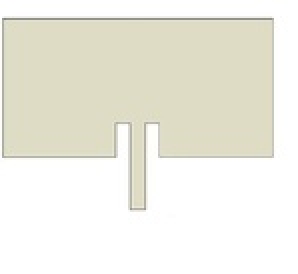
%> input picture 6.jpg, 149 x 137 px, shrunk from 500 x 460 before the run (shown 2 times larger)
$ octave CA.m   (GNU Octave 9; MATLAB toolbox functions it lacks are replaced by stand-ins)
%> lines starting %> are read from the running program, lines starting %| are printed output that depends on the picture; in (x1, y1, x2, y2) boxes, pixels count from 0 and x2, y2 are one past the last pixel; in counts of white or black regions, pixels touching at a corner belong together; the program's own positions count from 1
%% 学长的代码提取角点图。MATLAB直接调用宏来处理CST的命令

clc;
clear;
close all;

% 读取图片
src = imread('6.jpg');
%> src is the input picture: size 137x149x3 uint8; mean R, G, B 238.2, 237.3, 226.8

% 显示原图像
imshow(src);
title('原图像');

% 用ostu方法获取二值化阈值，进行二值化并进行显示
level = graythresh(src);
%> level = 0.91
bw = im2bw(src,level);
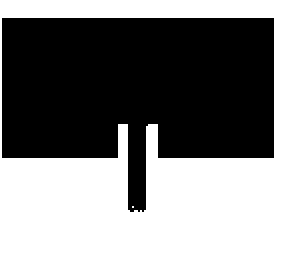
%> bw: size 137x149 logical (shown 2 times larger); 53.1% white; 1 black region, box (x1, y1, x2, y2) and area: (1, 9, 137, 106) 9571

%% 起初噪点
se = strel('disk',1);
openbw = imopen(bw,se);
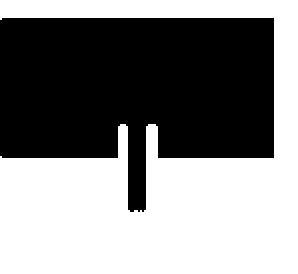
%> openbw: size 137x149 logical (shown 2 times larger); 52.8% white; 1 black region, box (x1, y1, x2, y2) and area: (0, 9, 137, 106) 9643
figure(1);
imshow(openbw),title('去噪声二值化图');

%% 获取边界
bw1 = edge(openbw,'canny',[0 , 50/256]);
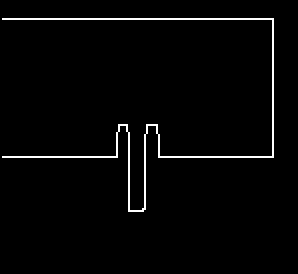
%> bw1: size 137x149 logical (shown 2 times larger); 2.2% white in thin lines or dots, all inside (x1, y1, x2, y2) = (1, 9, 137, 106)
dilateElement = strel('square',2);
bw2 = imdilate(bw1, dilateElement);
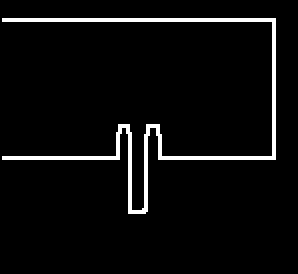
%> bw2: size 137x149 logical (shown 2 times larger); 4.5% white in thin lines or dots, all inside (x1, y1, x2, y2) = (1, 9, 138, 107)
figure(2);
imshow(bw2),title('边缘图');

%% 在笛卡尔坐标系计算边界
B = bwboundaries(bw2);
%> B = 1 boundary; box (x1, y1, x2, y2) and points: (1, 9, 138, 107) 899
xmax = max(B{1}(:,1));
%> xmax = 107
xmin = min(B{1}(:,1));
%> xmin = 10
ymax = max(B{1}(:,2));
%> ymax = 138
ymin = min(B{1}(:,2));
%> ymin = 2


%% 创建角点图
figure(3);
C = detectHarrisFeatures(openbw);
%> C = 11 points; strongest (x, y): (67, 106), (62, 63), (59, 79), (80, 79), (137, 10)
imshow(src),title('Corner角点图'),
hold on
plot(C.Location(:,1), C.Location(:,2), 'r*');
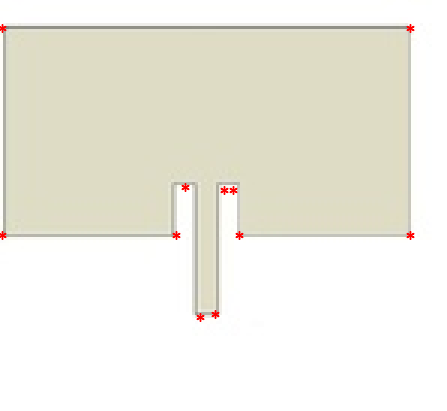
%> figure redrawn from the program's plot data; shown 3 times larger; its title reads 'Corner角点图'

%% 通过输入坐标来创建天线
fileName = '.\position file\p.txt';
xyD = [C.Location(:,1) C.Location(:,2)];
%> xyD = [1 10; 1 79; 59 79; 62 63; 67 106; 72 105; 75 64; 78 64; 80 79; 137 10; 137 79]
% Write data to text file
P = (xyD);
%> P has the same summary as xyD
P = [P ; P(1,:)];
%> P = [1 10; 1 79; 59 79; 62 63; 67 106; 72 105; 75 64; 78 64; 80 79; 137 10; 137 79; 1 10]
dlmwrite(fileName,P);
%> (the run ends here)

$ run again, with 2.jpg copied over 6.jpg
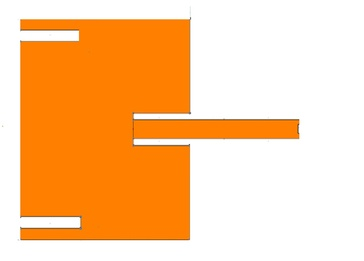
%> input picture 2.jpg, 364 x 261 px, shrunk from 1226 x 878 before the run
%> src is the input picture: size 261x364x3 uint8; mean R, G, B 253.3, 203.8, 154.3
%> level = 0.624
%> `bw = im2bw(src,level);`:
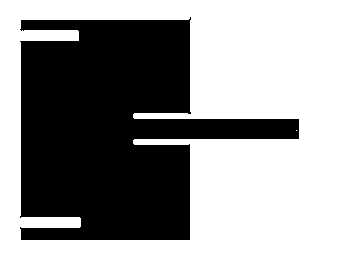
%> bw: size 261x364 logical; 60.6% white; 1 black region, box (x1, y1, x2, y2) and area: (20, 17, 299, 240) 37401
%> openbw: size 261x364 logical; 60.6% white; 1 black region, box (x1, y1, x2, y2) and area: (20, 17, 299, 240) 37403
%> bw1: size 261x364 logical; 1.5% white in thin lines or dots, all inside (x1, y1, x2, y2) = (20, 18, 299, 240)
%> bw2: size 261x364 logical; 3.1% white in thin lines or dots, all inside (x1, y1, x2, y2) = (20, 18, 300, 241)
%> B = 2 boundaries; box (x1, y1, x2, y2) and points: (20, 18, 300, 241) 1445, (22, 21, 298, 239) 1427
%> xmax = 241
%> xmin = 19
%> ymax = 300
%> ymin = 21
%> C = 20 points; strongest (x, y): (190, 113), (22, 217), (22, 229), (190, 20), (22, 43)
%> `plot(C.Location(:,1), C.Location(:,2), 'r*');`:
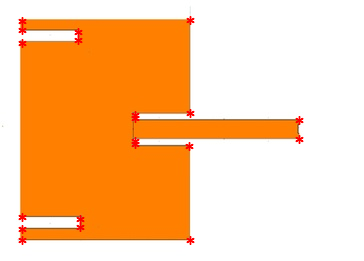
%> figure redrawn from the program's plot data; its title reads 'Corner角点图'
%> xyD = 20 rows, first 12: [22 21; 22 30; 22 43; 22 217; 22 229; 22 240; 78 32; 78 40; 80 219; 80 227; 135 115; 135 118]
%> `P = (xyD);`: P has the same summary as xyD
%> `P = [P ; P(1,:)];`: P = 21 rows, first 12: [22 21; 22 30; 22 43; 22 217; 22 229; 22 240; 78 32; 78 40; 80 219; 80 227; 135 115; 135 118]
